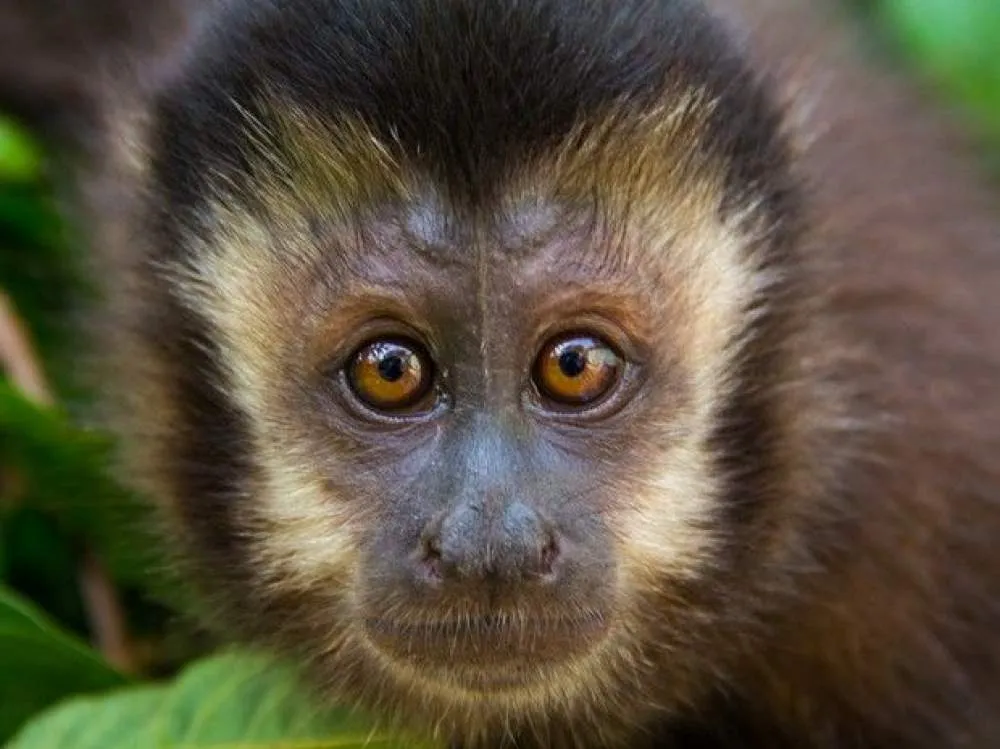
//> input picture dumpImageTest/macaco.png, 1000 x 749 px
$ ./imageProcessing   (built with g++ and OpenCV 4)
//> lines starting //> are read from the running program, lines starting //| are printed output that depends on the picture; after the words box and inside, x2 and y2 are one past the last pixel; in counts of white or black regions, pixels touching at a corner belong together
#include <opencv4/opencv2/imgcodecs.hpp>
#include <opencv4/opencv2/highgui.hpp>
#include <opencv4/opencv2/imgproc.hpp>
#include <iostream>

using namespace cv;
using namespace std;

///////////////// some function//////////////////
int main()
{

    string path = "dumpImageTest/macaco.png";

    /// Mat é uma instância de um objeto dentro do OpenCV que cria matrizes
    Mat img = imread(path);
//> img is the input picture: 749 rows x 1000 cols, CV_8UC3; mean B, G, R 62.2, 80.2, 88.4

    Mat imgGray, imgBlur, imgCanny, imgDia, imgErode;

    ///img is the input image, imgGray is the output, the third argument represents a COLOR (this is a INTEGER like 1, 2, 3...),
    ///opencv have already a bunch of CONSTANTS that represent a log of colors like COLOR_BGR2GRAY.
    cvtColor(img, imgGray, COLOR_BGR2GRAY);
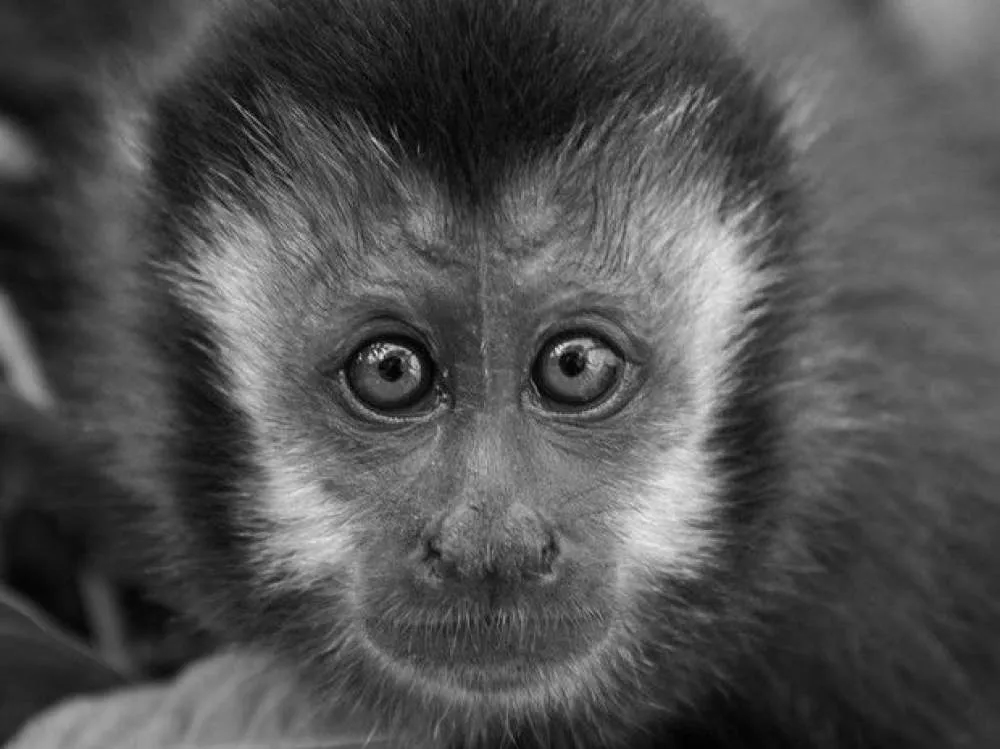
//> imgGray: 749 rows x 1000 cols, CV_8UC1; min 1, max 239, mean 80.6

    ///used to reduce detais img, tranfering to imgBlur Mat object;
    GaussianBlur(img, imgBlur, Size(3,3), 5, 0);

    ///Filter, in general used with a GaussianBlur filter;
    Canny(imgBlur, imgCanny, 25, 75);
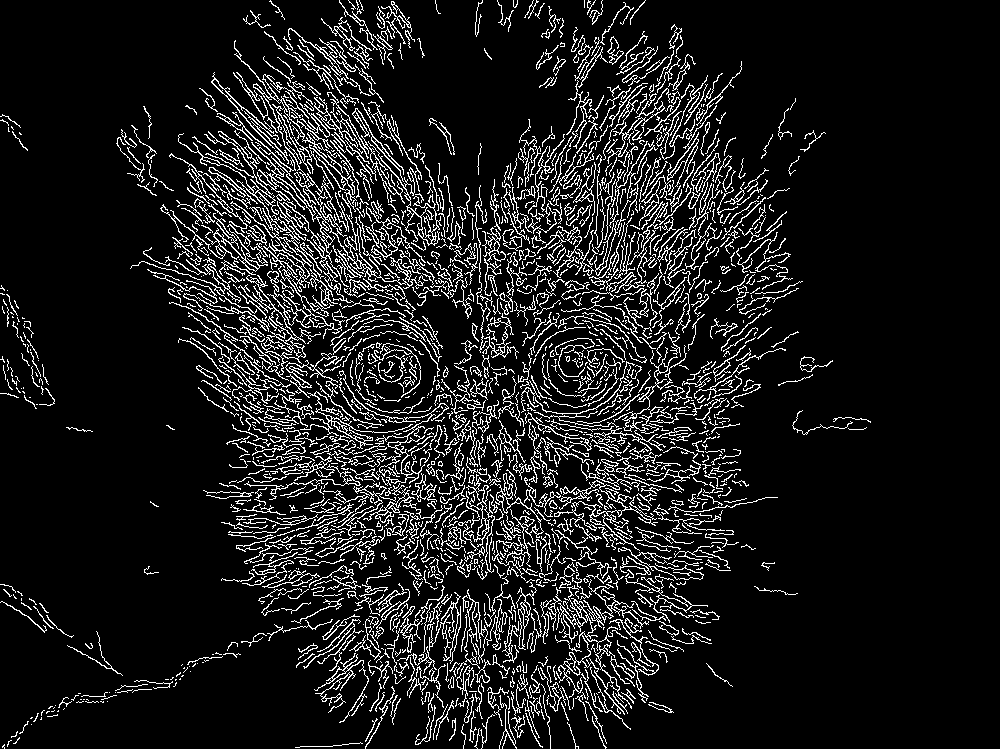
//> imgCanny: 749 rows x 1000 cols, CV_8UC1; 10.8% white in thin lines or dots, all inside (x1, y1, x2, y2) = (0, 0, 871, 749)

    Mat kernel = getStructuringElement(MORPH_RECT, Size(5,5));

    dilate(imgCanny, imgDia, kernel);
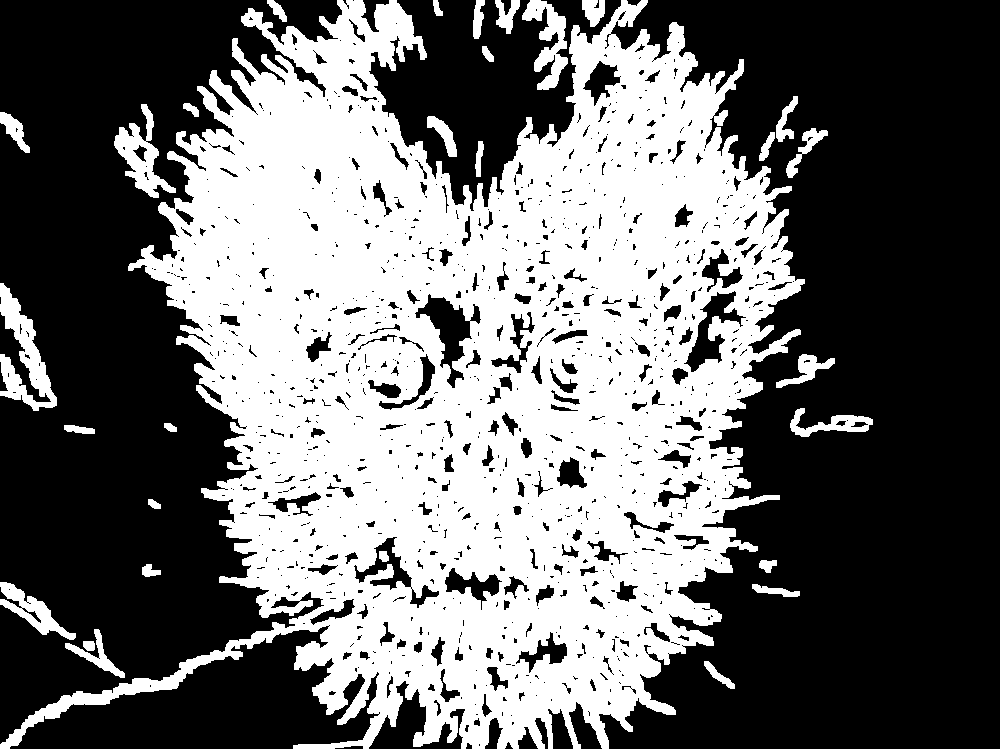
//> imgDia: 749 rows x 1000 cols, CV_8UC1; 42.5% white; 30 white regions, largest, box (x1, y1, x2, y2) and area: (0, 0, 805, 749) 302271, (0, 283, 57, 411) 2998, (114, 104, 176, 198) 2068

    erode(imgDia, imgErode, kernel);
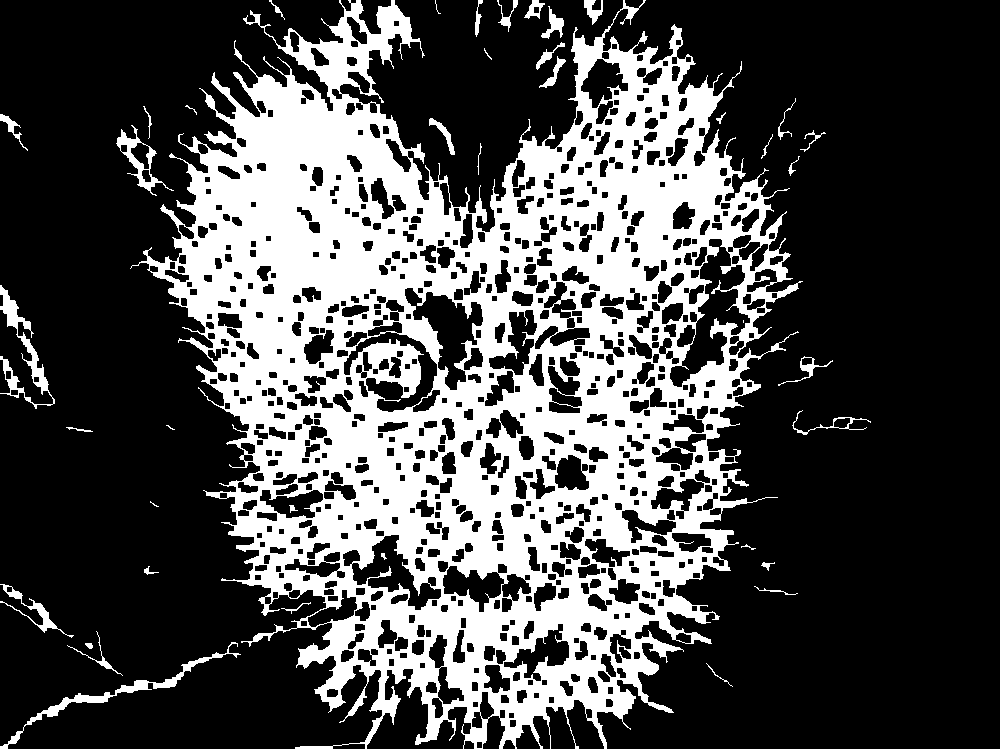
//> imgErode: 749 rows x 1000 cols, CV_8UC1; 29.8% white; 41 white regions (5 under 20 px), largest, box (x1, y1, x2, y2) and area: (130, 0, 803, 749) 215602, (0, 642, 241, 749) 1511, (0, 285, 55, 409) 1478

    ///imshow("Image", img);
    ///imshow("Image Gray", imgGray);
    ///imshow("Image Blur", imgBlur);
    imshow("Image Canny", imgCanny);
    imshow("Image Dilate", imgDia);
    imshow("Image Erode", imgErode);
    waitKey(0);

    return 0;
}

///g++ imageProcessing.cpp -o compilation/imagePGray -std=c++11 `pkg-config --cflags --libs opencv` to compile

$ run again, with dumpImageTest/bunchTraffic.png copied over dumpImageTest/macaco.png
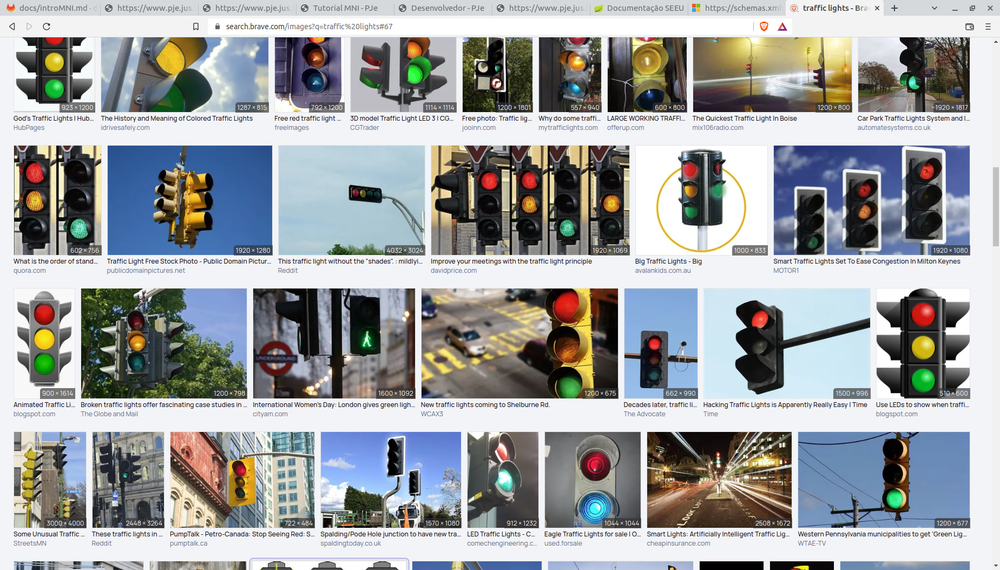
//> input picture dumpImageTest/bunchTraffic.png, 1000 x 570 px, shrunk from 1848 x 1053 before the run
//> img is the input picture: 570 rows x 1000 cols, CV_8UC3; mean B, G, R 163.7, 162, 158.8
//> `Canny(imgBlur, imgCanny, 25, 75);`:
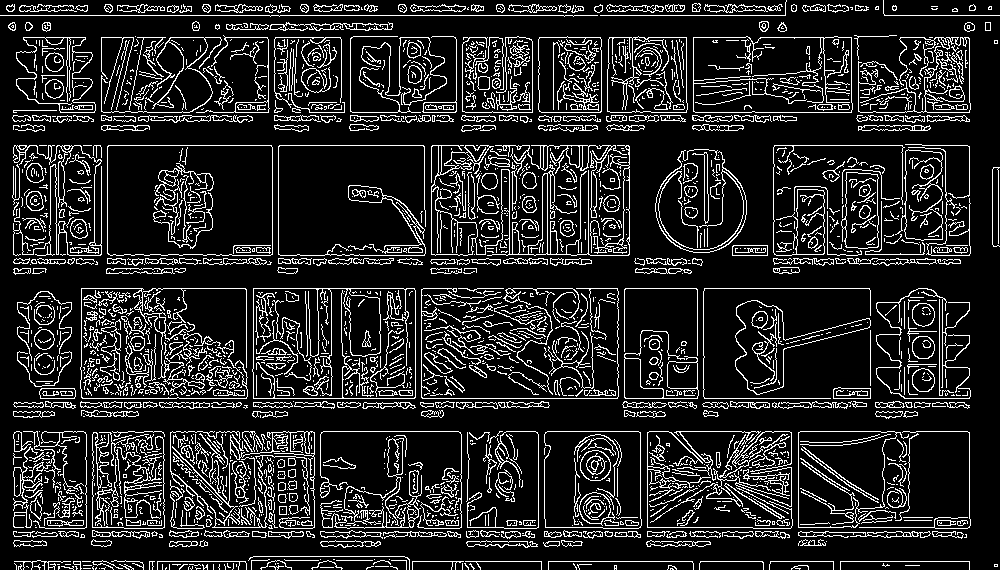
//> imgCanny: 570 rows x 1000 cols, CV_8UC1; 14.8% white in thin lines or dots
//> imgDia: 570 rows x 1000 cols, CV_8UC1; 60.3% white; 866 black regions (561 under 20 px), largest, box (x1, y1, x2, y2) and area: (0, 0, 1000, 570) 114549, (281, 148, 422, 253) 12315, (110, 148, 270, 253) 11716
//> `erode(imgDia, imgErode, kernel);`:
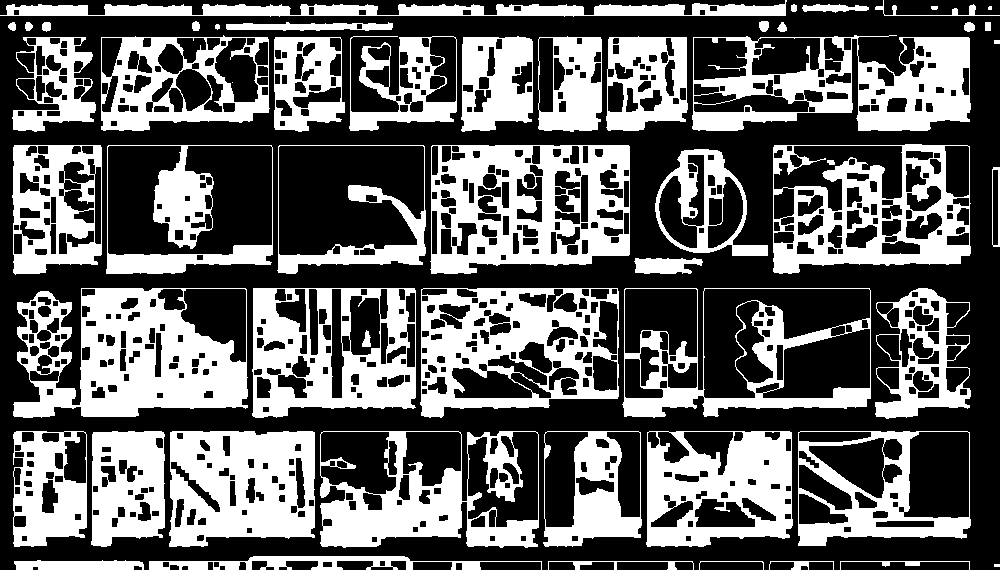
//> imgErode: 570 rows x 1000 cols, CV_8UC1; 39.3% white; 55 white regions (3 under 20 px), largest, box (x1, y1, x2, y2) and area: (13, 288, 248, 418) 18001, (430, 145, 630, 274) 15519, (420, 288, 619, 418) 13247
